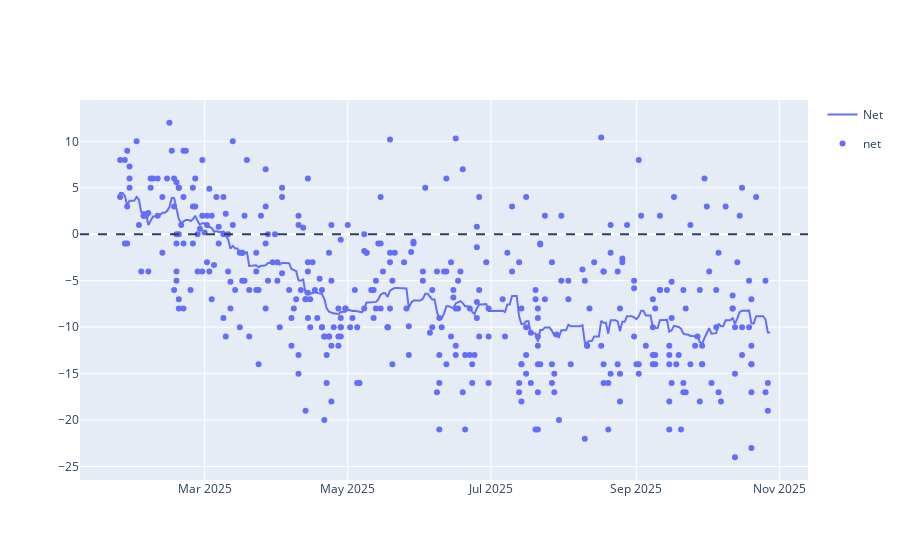

The cell this chart's notebook holds for it:
### Code cell
line = px.line(approval_avg, x='Date', y=['Net'])
scatter = px.scatter(polls_df[polls_df['end_date'] >= pd.to_datetime('2025-01-24')], x='end_date', y=['net'])
                     #trendline='lowess', trendline_options=dict(frac=0.2))
fig = go.Figure(data=line.data + scatter.data)
fig.add_hline(y=0, line_dash='dash')
fig.show()

### Figure 1 — Plotly figure (JSON) as saved in the notebook; plotly's stock layout.template omitted (floating-point values rounded to 4 significant figures; data arrays with more than 128 entries replaced by an {"elided": "..."} marker saying what was removed)
{"data": [{"hovertemplate": "variable=Net<br>Date=%{x}<br>value=%{y}<extra></extra>", "legendgroup": "Net", "line": {"color": "#636efa", "dash": "solid"}, "marker": {"symbol": "circle"}, "mode": "lines", "name": "Net", "orientation": "v", "showlegend": true, "type": "scatter", "x": {"elided": "279 str values"}, "xaxis": "x", "y": {"elided": "279 float values"}, "yaxis": "y"}, {"hovertemplate": "variable=net<br>end_date=%{x}<br>value=%{y}<extra></extra>", "legendgroup": "net", "marker": {"color": "#636efa", "symbol": "circle"}, "mode": "markers", "name": "net", "orientation": "v", "showlegend": true, "type": "scatter", "x": {"elided": "402 str values"}, "xaxis": "x", "y": {"elided": "402 float values"}, "yaxis": "y"}], "layout": {"shapes": [{"line": {"dash": "dash"}, "type": "line", "x0": 0, "x1": 1, "xref": "x domain", "y0": 0, "y1": 0, "yref": "y"}]}}
